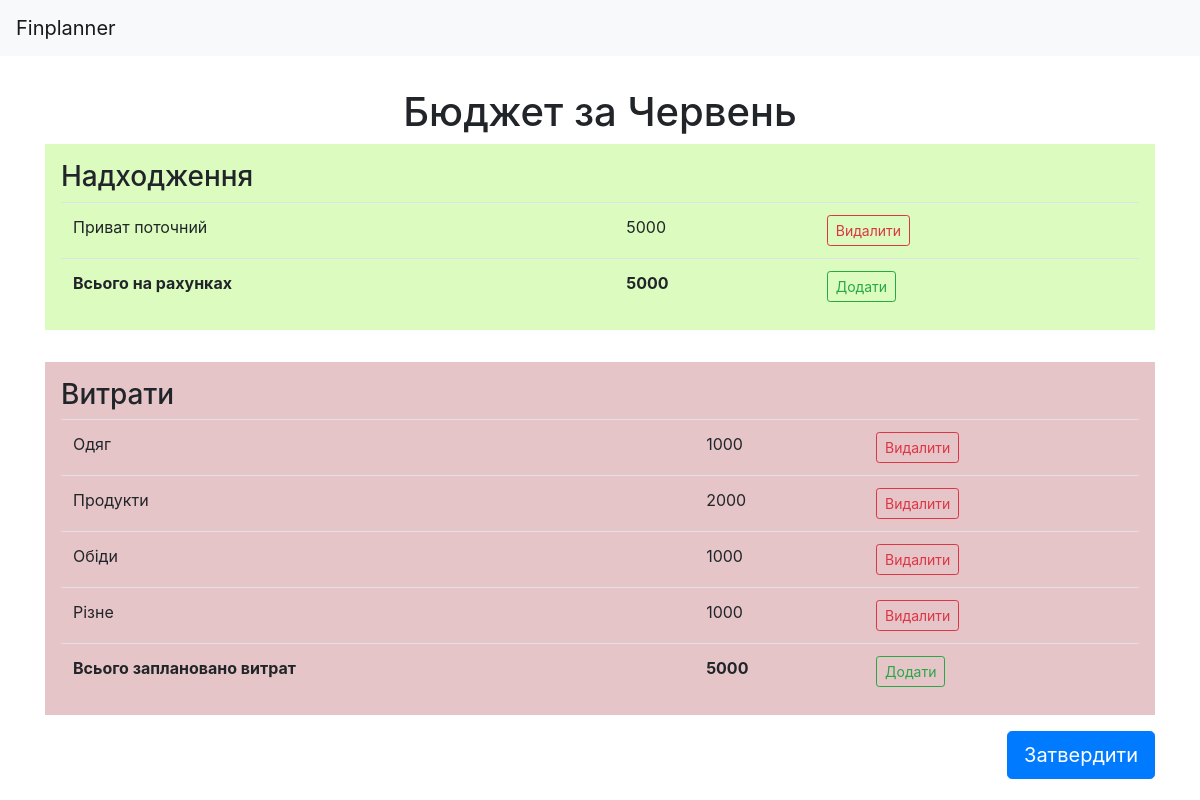
/month/9/, run on the app's committed database.
### finance/models/month.py (models this page shows, shortened)
class Month(models.Model):
    class Meta:
        verbose_name = "month"
        verbose_name_plural = "months"
    name = models.CharField(
        max_length=50,
        blank=False,
        null=False,
        verbose_name="Month Name"
    )
    balance = models.IntegerField(
        blank=False,
        null=False,
        default=0,
        verbose_name="Money Amount"
    )
    expenses_plan = models.IntegerField(
        blank=False,
        null=False,
        default=0,
        verbose_name="Amount of Planned Expenses"
    )
    expenses_done = models.IntegerField(
        blank=False,
        null=False,
        default=0,
        verbose_name="Amount of Done Expenses"
    )
    approved = models.NullBooleanField(
        blank=True,
        null=True,
        verbose_name="State of Affirmation")

### finance/models/score.py (models this page shows, shortened)
class ScorePrototype(models.Model):
    class Meta:
        abstract=True
    month = models.ForeignKey(
        'Month',
        on_delete=models.CASCADE,
        blank=False,
        null=False,
        verbose_name="Month"
    )
    amount = models.IntegerField(
        blank=False,
        null=False,
        verbose_name="Money Amount"
    )

class Score(ScorePrototype):
    class Meta:
        verbose_name = "Belance"
        verbose_name_plural = "Belances"
    account = models.ForeignKey(
        'Account',
        on_delete=models.CASCADE,
        blank=False,
        null=False,
        verbose_name="Bank Account"
    )

class PlannedExpense(ScorePrototype):
    class Meta:
        verbose_name = "Planned Expense"
        verbose_name_plural = "Planned Expenses"
    title = models.CharField(
        max_length=256,
        blank=False,
        null=False,
        verbose_name="Title"
    )

### finance/models/account.py (models this page shows, shortened)
class Account(models.Model):
    TYPE_OF_ACCOUNT = (
        ('cash', u"Готівка"),
        ('bank', u"Банк"),
    )
    class Meta:
        verbose_name = "Bank Account",
        verbose_name_plural = "Bank Accounts"
    name = models.CharField(
        max_length=100,
        blank=False,
        null=False,
        verbose_name="Account Name"
    )
    money = models.IntegerField(
        blank=True,
        null=True,
        verbose_name="Amount of Money"
    )
    blocked = models.IntegerField(
        blank=True,
        null=True,
        verbose_name="Blocked Money"
    )
    kind = models.CharField(
        max_length=100,
        blank=False,
        null=False,
        choices=TYPE_OF_ACCOUNT,
        verbose_name="Type of Account"
    )

### finance/views/months.py (the view)
# urls.py: url(r'^month/(?P<mid>[0-9]+)/$', views.show_month, name="show_month"),
def show_month(request, mid):
    month = Month.objects.get(pk=mid)
    scores = Score.objects.filter(month=month)
    expenses = PlannedExpense.objects.filter(month=month)
    form = AddScore()
    form_planned_expense = AddExpense()
    if request.method == "POST":
        month.approved = True
        month.save()
        messages.success(request, u"Бюджет на %s затверджено!" % month.name)
    return render(request, 'finance/month.html',
        {'month': month, 'scores': scores, 'form': form,
         'form_planned_expense': form_planned_expense, 'planned_expenses': expenses})

### finance/templates/finance/month.html (shortened to what this page needs)
{% extends "finance/base.html" %}
{% block header %}
<div class="row">
    <div class="col-12 text-center mt-3" id="page-header">
        <h1>Бюджет за {{ month.name }} {% if month.approved %}<span id="approved">(Затверджений)</span>{% endif %}</h1>
    </div>
</div>
{% endblock %}
{% block content %}
<div class="row">
    <div class="col-12">
        <div id="balance">
            <h3>Надходження</h3>
            {% if scores %}
            <table class="table">
                <tbody>
                    {% for score in scores %}
                    <tr>
                        <td>{{ score.account.name }}</td>
                        <td>{{ score.amount }}</td>
                        <td>
                            {% if month.approved is not True %}
                            <a class="btn btn-outline-danger btn-sm"
                            href="{% url 'delete_score' month.id score.id %}">Видалити</a>
                            {% endif %}
                        </td>
                    {% endfor %}
                    <tr>
                        <th>Всього на рахунках</th>
                        <th>{{ month.balance }}</th>
                        <td>
                            {% if month.approved is not True %}
                            <a class="btn btn-outline-success btn-sm" data-toggle="collapse"
                            href="#collapseAddScore" role="button" aria-expanded="false" aria-controls="collapseAddScore">Додати</a>
                            {% endif %}
                        </td>
                    </tr>
                </tbody>
            </table>
            {% else %}
            Баланс порожній <a class="btn btn-outline-success btn-sm" data-toggle="collapse"
                            href="#collapseAddScore" role="button" aria-expanded="false" aria-controls="collapseAddScore">Додати</a>
            {% endif %}
        </div>
    </div>
</div>
<div class="row">
    <div class="col-12">
        <div id="expenses">
            <h3>Витрати</h3>
            {% if planned_expenses %}
                <table class="table">
                    <tdody>
                        {% for planned_expense in planned_expenses %}
                            <tr>
                                <td>{{ planned_expense.title }}</td>
                                <td>{{ planned_expense.amount }}</td>
                                <td>
                                    {% if month.approved is not True %}
                                    <a class="btn btn-outline-danger btn-sm"
                                       href="{% url 'delete_planned_expense' month.id planned_expense.id %}">Видалити</a>
                                    {% endif %}
                                </td>
                            </tr>
                        {% endfor %}
                        <tr>
                            <th>Всього заплановано витрат</th>
                            <th>{{ month.expenses_plan }}</th>
                            <td>
                                {% if month.approved is not True %}
                                <a class="btn btn-outline-success btn-sm" data-toggle="collapse"
                                    href="#collapseAddExpense" role="button" aria-expanded="false"aria-controls="collapseAddExpense">Додати</a>
                                {% endif %}
                            </td>
                        </tr>
                    </tdody>
                </table>
            {% else %}
                Витрати ще не заплановані
                <a class="btn btn-outline-success btn-sm" data-toggle="collapse"
                    href="#collapseAddExpense" role="button" aria-expanded="false" aria-controls="collapseAddExpense">Додати</a>
            {% endif %}
        </div>
    </div>
</div>
{% if month.approved %}
<div class="row">
    <div class="col-12">
        <div id="transactions">
            <h3>Транзакції</h3>
            <p>В даному місяці ще немає транзакцій</p>
        </div>
    </div>
</div>
{% else %}
<form action="" method="POST" class="float-right mt-3">
<button type="submit" class="btn btn-primary btn-lg">Затвердити</button>
</form>
{% endif %}
{% endblock %}

### finance/static/finance/main.css (style rules this page uses)
#balance { background-color: #dbfcbe; padding: 1em; }
.table { margin-bottom: 0; }
#expenses { background-color: #e6c5c8; padding: 1em; margin-top: 2em; }

### data on the page
Month: name "Червень", balance "5000", expenses_plan "5000"
Score: account.name "Приват поточний", amount "5000"
PlannedExpense: title "Одяг", amount "1000"
PlannedExpense: title "Продукти", amount "2000"
PlannedExpense: title "Обіди", amount "1000"
PlannedExpense: title "Різне", amount "1000"
